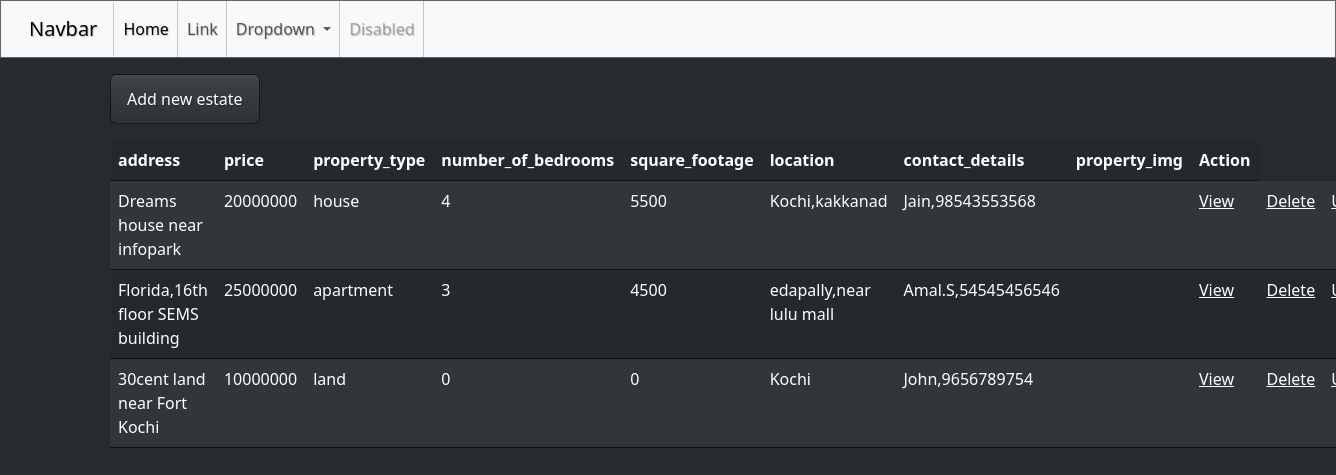
Page /estate/all/ on the committed database.
### estate/models.py (models this page shows, shortened)
class Estate(models.Model):
    address=models.TextField()
    price=models.PositiveIntegerField()
    property_options=(
        ("apartment","apartment"),
        ("house","house"),
        ("land","land"),
    )
    property_type=models.CharField(max_length=100,choices=property_options,default="land")
    number_of_bedrooms=models.PositiveIntegerField()
    square_footage=models.PositiveIntegerField()
    location=models.CharField(max_length=100)
    property_image=models.ImageField(upload_to="estate_img",null=True,blank=True)
    contact_details=models.CharField(max_length=100)

### estate/views.py (the view)
# urls.py: path('estate/all/',views.EstateListView.as_view(),name="estate-list"),
class EstateListView(View):
    template_name="estate_list.html"
    def get(self,request,*args,**kwargs):
        qs=Estate.objects.all()
        return render(request,self.template_name,{"data":qs})

### estate/templates/estate_list.html (shortened to what this page needs)
{%extends 'base.html'%}
{%block main_block%}
<div class="container">
    <div class="my-3">
        <a href="{%url 'estate-add'%}" class="btn btn-primary">Add new estate</a>
    </div>
    <table class="table table-striped">
        <tr>
            <th>address</th>
            <th>price</th>
            <th>property_type</th>
            <th>number_of_bedrooms</th>
            <th>square_footage</th>
            <th>location</th>
            <th>contact_details</th>
            <th>property_img</th>
            <th>Action</th>
        </tr>
        {%for e in data%}
        <tr>
            <td>{{e.address}}</td>
            <td>{{e.price}}</td>
            <td>{{e.property_type}}</td>
            <td>{{e.number_of_bedrooms}}</td>
            <td>{{e.square_footage}}</td>
            <td>{{e.location}}</td>
            <td>{{e.contact_details}}</td>
            <td>
            </td>
            <td>
                <a href="{%url 'estate-details' e.id%}">View</a>
            </td>
            <td>
                <a href="{%url 'estate-delete' e.id%}">Delete</a>
            </td>
            <td>
                <a href="{%url 'estate-update' e.id%}">Update</a>
            </td>
        </tr>
        {%endfor%}
    </table>
</div>
{%endblock%}

### estate/templates/base.html (shortened to what this page needs)
<!DOCTYPE html>
{%load static%}
<html lang="en">
<head>
    <link rel="stylesheet" href="{%static 'css/style.css'%}">
</head>
<body>
    <nav class="navbar navbar-expand-lg bg-body-tertiary">
        <div class="container-fluid">
          <a class="navbar-brand" href="#">Navbar</a>
          <div class="collapse navbar-collapse" id="navbarSupportedContent">
            <ul class="navbar-nav me-auto mb-2 mb-lg-0">
              <li class="nav-item">
                <a class="nav-link active" aria-current="page" href="#">Home</a>
              </li>
              <li class="nav-item">
                <a class="nav-link" href="#">Link</a>
              </li>
              <li class="nav-item dropdown">
                <a class="nav-link dropdown-toggle" href="#" role="button" data-bs-toggle="dropdown" aria-expanded="false">
                  Dropdown
                </a>
              </li>
              <li class="nav-item">
                <a class="nav-link disabled" aria-disabled="true">Disabled</a>
              </li>
            </ul>
          </div>
        </div>
      </nav>
    {%block main_block%}
    {%endblock%}
</body>
</html>

### rows in the picture
Estate: address "Dreams house near infopark", price "20000000", property_type "house", number_of_bedrooms "4", square_footage "5500", location "Kochi,kakkanad", contact_details "Jain,98543553568"
Estate: address "Florida,16th floor SEMS building", price "25000000", property_type "apartment", number_of_bedrooms "3", square_footage "4500", location "edapally,near lulu mall", contact_details "Amal.S,54545456546"
Estate: address "30cent land near Fort Kochi", price "10000000", property_type "land", number_of_bedrooms "0", square_footage "0", location "Kochi", contact_details "John,9656789754"
